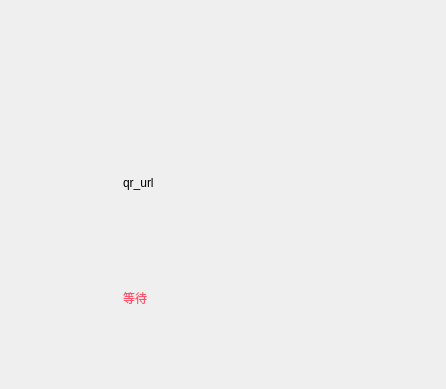
<?xml version="1.0" encoding="UTF-8"?>
<ui version="4.0">
 <class>qt_XIANGSHAN_pay</class>
 <widget class="QDialog" name="qt_XIANGSHAN_pay">
  <property name="geometry">
   <rect>
    <x>0</x>
    <y>0</y>
    <width>446</width>
    <height>389</height>
   </rect>
  </property>
  <property name="windowTitle">
   <string>Dialog</string>
  </property>
  <layout class="QGridLayout" name="gridLayout">
   <item row="0" column="1">
    <spacer name="verticalSpacer">
     <property name="orientation">
      <enum>Qt::Vertical</enum>
     </property>
     <property name="sizeHint" stdset="0">
      <size>
       <width>20</width>
       <height>63</height>
      </size>
     </property>
    </spacer>
   </item>
   <item row="1" column="0">
    <spacer name="horizontalSpacer">
     <property name="orientation">
      <enum>Qt::Horizontal</enum>
     </property>
     <property name="sizeHint" stdset="0">
      <size>
       <width>104</width>
       <height>20</height>
      </size>
     </property>
    </spacer>
   </item>
   <item row="1" column="1" colspan="2">
    <layout class="QVBoxLayout" name="verticalLayout">
     <item>
      <widget class="QLabel" name="label_qr_url">
       <property name="minimumSize">
        <size>
         <width>200</width>
         <height>200</height>
        </size>
       </property>
       <property name="maximumSize">
        <size>
         <width>200</width>
         <height>200</height>
        </size>
       </property>
       <property name="text">
        <string>qr_url</string>
       </property>
      </widget>
     </item>
     <item>
      <widget class="QLabel" name="label_waiting">
       <property name="styleSheet">
        <string notr="true">color:#ff546b;</string>
       </property>
       <property name="text">
        <string>等待</string>
       </property>
      </widget>
     </item>
    </layout>
   </item>
   <item row="1" column="3">
    <spacer name="horizontalSpacer_2">
     <property name="orientation">
      <enum>Qt::Horizontal</enum>
     </property>
     <property name="sizeHint" stdset="0">
      <size>
       <width>104</width>
       <height>20</height>
      </size>
     </property>
    </spacer>
   </item>
   <item row="2" column="2">
    <spacer name="verticalSpacer_2">
     <property name="orientation">
      <enum>Qt::Vertical</enum>
     </property>
     <property name="sizeHint" stdset="0">
      <size>
       <width>20</width>
       <height>62</height>
      </size>
     </property>
    </spacer>
   </item>
  </layout>
 </widget>
 <resources/>
 <connections/>
</ui>
